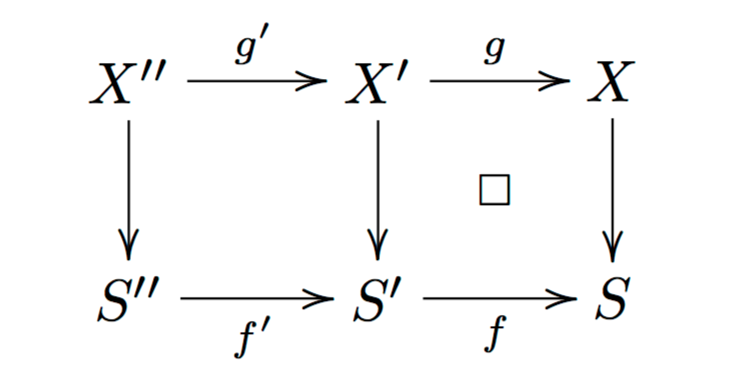
#> input picture data/diagram.png, 750 x 392 px
$ jupyter execute test_warp.ipynb   (shell and % lines are left out)
#> lines starting #> are read from the running program, lines starting #| are printed output that depends on the picture
### warp.py
import numpy as np

class Warp(object):
    # [9 lines left out: function __init__, not called in this run]


    def forward(self,f):
        # f : imagem de entrada, nao distorcida
        # g : imagem de saida, distorcida
        M,N=self.shape
        g=np.zeros(self.shape)
        ii=self.ii
        jj=self.jj
        for i in range(M):
            for j in range(N):
                if 0<=i+ii[i,j]<M and 0<=j+jj[i,j]<N:
                    g[i,j]=f[i+ii[i,j],j+jj[i,j]]

        #return g.astype('uint8')
        return g.astype(int)

    # [32 lines left out: function backward, not called in this run]

class Butterworth(Warp):
    def __init__(self,shape=None,r=20,q=20,n=1,ii_flag=True,jj_flag=True):
        # r : raio de corte
        # q : quantidade de niveis
        # n : ordem da mascara butterworth
        # saída em [0,1]

        if shape is not None:
            self.shape=shape

        M,N=self.shape
        v,u=np.indices((M,N)).astype(float)
        v=v-M/2
        u=u-N/2
        mask=(1/(np.sqrt(1+((u**2+v**2)/r**2)**n))).astype(float)
        mask=(mask*q)

        if ii_flag==True:
            self.ii=mask.astype(int)
        if jj_flag==True:
            self.jj=(mask.copy()).astype(int)


class Random(Warp):
    def __init__(self,shape=None,ii_flag=True,jj_flag=True,k=10):

        if shape is not None:
            self.shape=shape


        M,N=self.shape
        mask1=np.random.randint(0,k,size=self.shape)
        mask2=np.random.randint(0,k,size=self.shape)

        self.ii=mask1.astype(int)
        self.jj=mask2.astype(int)


### test/test_warp.ipynb
[cell 1]

import sys
sys.path.append('..')

import warp

import PIL.Image
import numpy as np

### Image example

[cell 2]
image = PIL.Image.open('../data/diagram.png').convert('RGB')
image

[cell 3]
r,g,b=np.array(image).astype(int)[:,:,0],np.array(image).astype(int)[:,:,1],np.array(image).astype(int)[:,:,2]
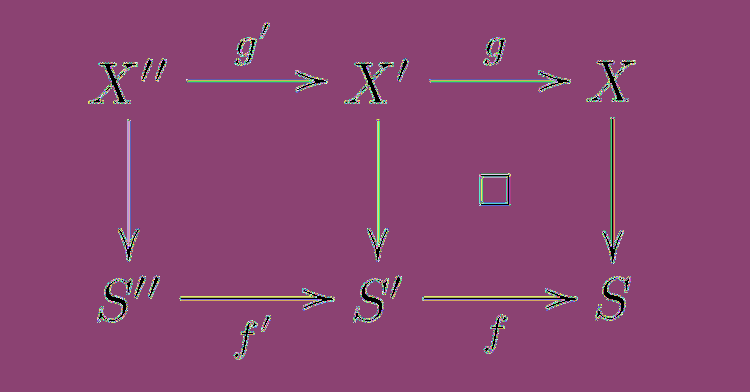
#> r: shape (392, 750) int64; 256 distinct labels, from 0 to 255; one colour per label, 0 black
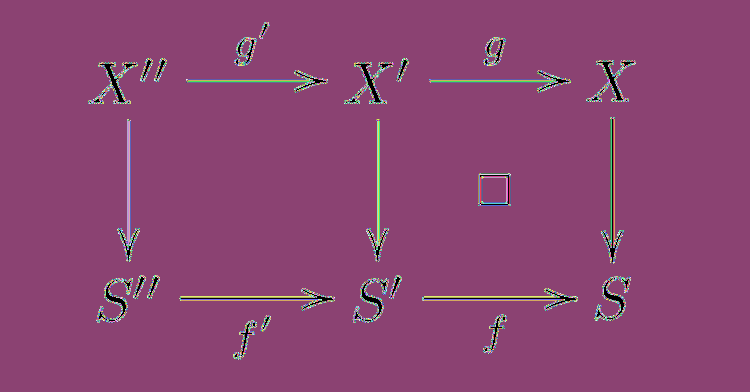
#> g: shape (392, 750) int64; 255 distinct labels, from 0 to 255; one colour per label, 0 black
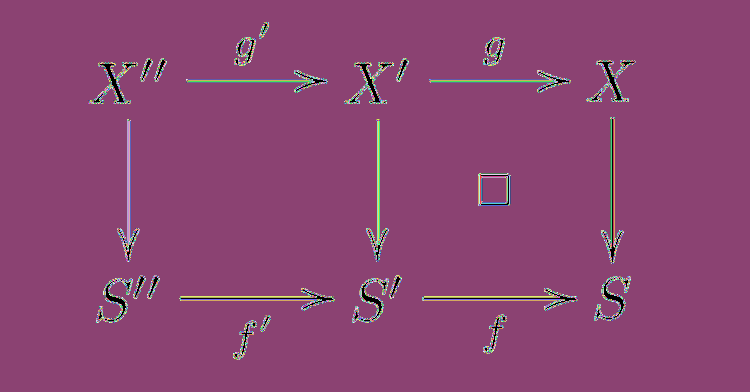
#> b: shape (392, 750) int64; 256 distinct labels, from 0 to 255; one colour per label, 0 black
r.shape
#> Out = (392, 750)

# warp.Butterworth

### Warp object

[cell 4]
W=warp.Butterworth(r.shape,r=100,q=50,n=5)

### forward

[cell 5]
butterworth_r=W.forward(r)
#> after the loop in forward, `for i in range(M):`:
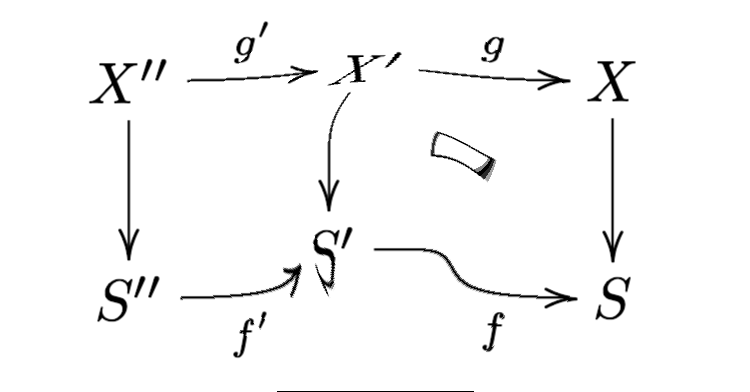
#> g: shape (392, 750) float64; min 0, max 255, mean 248.1
#> in forward, `return g.astype(int)`: returned value: shape (392, 750) int64; 256 distinct labels, from 0 to 255
butterworth_g=W.forward(g)
#> in forward (call 2), `return g.astype(int)`:
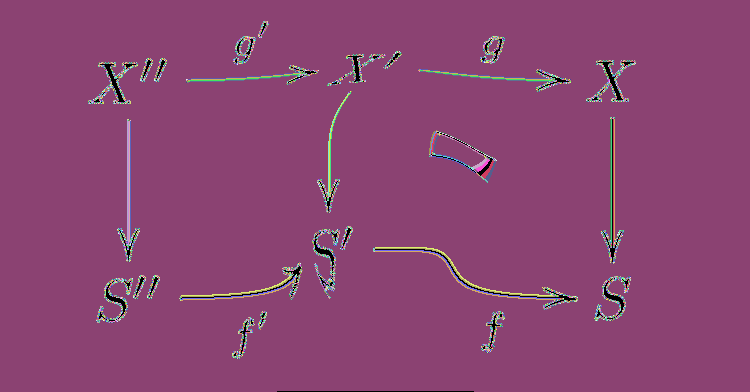
#> returned value: shape (392, 750) int64; 255 distinct labels, from 0 to 255; one colour per label, 0 black
butterworth_b=W.forward(b)
#> in forward (call 3), `return g.astype(int)`:
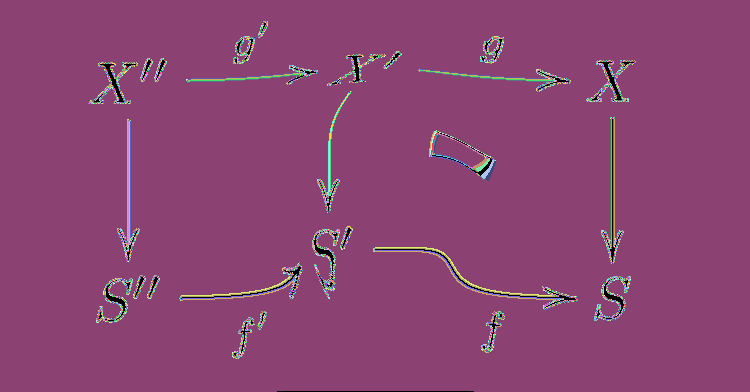
#> returned value: shape (392, 750) int64; 256 distinct labels, from 0 to 255; one colour per label, 0 black
butterworth_r.shape
#> Out = (392, 750)

### New image

[cell 6]
data = np.zeros((r.shape[0], r.shape[1], 3), dtype=np.uint8)
data[:,:,0],data[:,:,1],data[:,:,2]=butterworth_r,butterworth_g,butterworth_b
butterworth_image = PIL.Image.fromarray(data, 'RGB')
butterworth_image

# warp.Random

### Warp object

[cell 7]
R=warp.Random(r.shape)

### forward

[cell 8]
random_r=R.forward(r)
#> after the loop in forward (call 4), `for i in range(M):`:
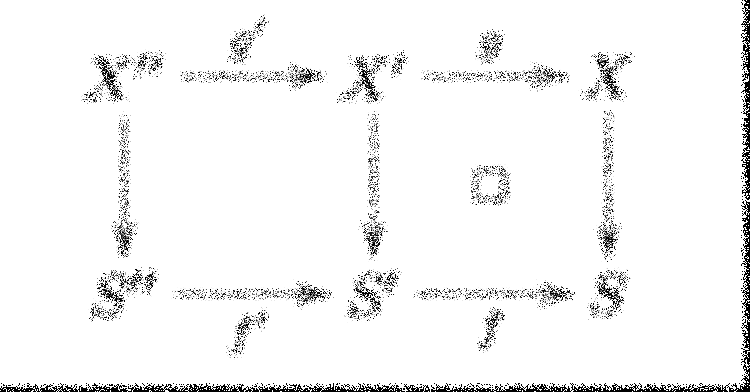
#> g: shape (392, 750) float64; min 0, max 255, mean 244
#> in forward (call 4), `return g.astype(int)`:
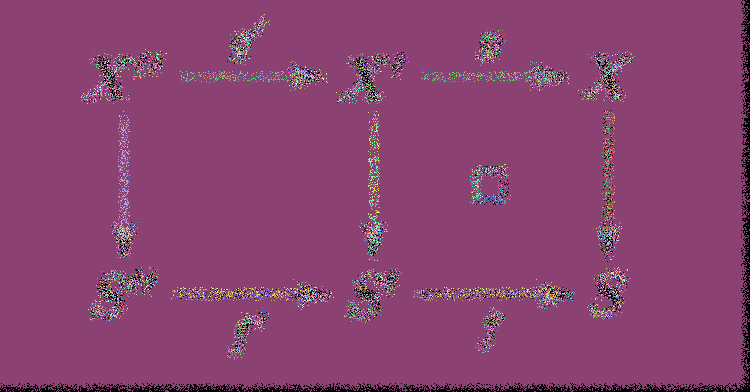
#> returned value: shape (392, 750) int64; 256 distinct labels, from 0 to 255; one colour per label, 0 black
random_g=R.forward(g)
#> in forward (call 5), `return g.astype(int)`:
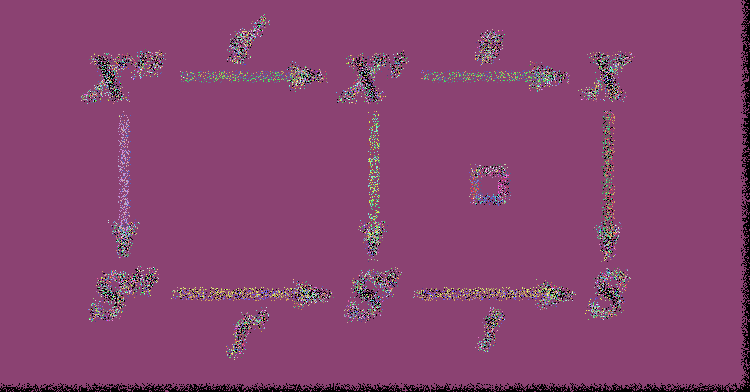
#> returned value: shape (392, 750) int64; 255 distinct labels, from 0 to 255; one colour per label, 0 black
random_b=R.forward(b)
#> in forward (call 6), `return g.astype(int)`:
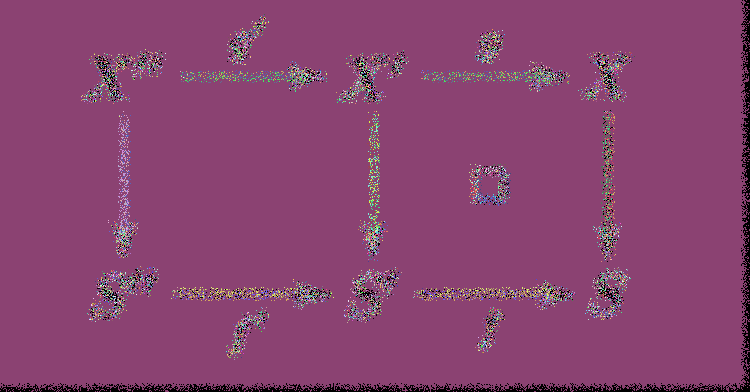
#> returned value: shape (392, 750) int64; 256 distinct labels, from 0 to 255; one colour per label, 0 black
random_r.shape
#> Out = (392, 750)

### New image

[cell 9]
data = np.zeros((r.shape[0], r.shape[1], 3), dtype=np.uint8)
data[:,:,0],data[:,:,1],data[:,:,2]=random_r,random_g,random_b
random_image = PIL.Image.fromarray(data, 'RGB')
random_image
